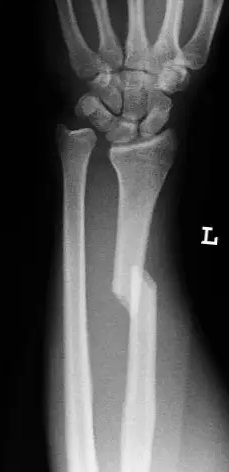
#> input picture 00_Exámenes/Examen 18.04/radiografia.jpg, 229 x 472 px
$ python examen_practico.py
#> lines starting #> are read from the running program, lines starting #| are printed output that depends on the picture; after the words box and inside, x2 and y2 are one past the last pixel; in counts of white or black regions, pixels touching at a corner belong together
#1. IMPORTAMOS LIBRERÍAS
import cv2
import numpy as np
import matplotlib.pyplot as plt


#2. CARGAMOS LA IMAGEN
img = cv2.imread('radiografia.jpg')
#> img is the input picture: shape (472, 229, 3); min 0, max 255, mean 77.5

#3. REDIMENSIONAMOS LA IMAGEN
img2 = cv2.resize(img, (250, 350))
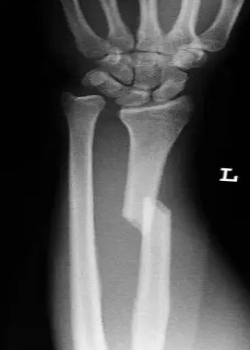
#> img2: shape (350, 250, 3); min 0, max 254, mean 77.4

#4. DIBUJAMOS UN RECTÁNGULO (SOBREESCRIBIMOS LA IMAGEN)
#EMPIEZA(x,y), ACABA(x,y), COLOR(rgb), GROSOR(2)
cv2.rectangle(img2, (100, 180), (180, 250), (0, 255, 0), 2)
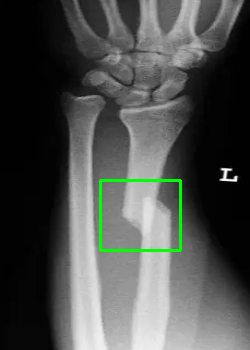
#> img2: shape (350, 250, 3); 1.02% of pixels changed, all inside (x1, y1, x2, y2) = (99, 179, 182, 252)
cv2.imshow('IMAGEN 1 (LOCALIZACIÓN DE LESIÓN)', img2)

#GUARDAMOS LA IMAGEN PROCESADA
cv2.imwrite('estudio1.jpg', img2)

#ANÁLISIS DE SILUETA (ESCALA DE GRISES)
escala_de_grises = cv2.cvtColor(img, cv2.COLOR_BGR2GRAY)
img_final = cv2.Canny(escala_de_grises, 50, 100)
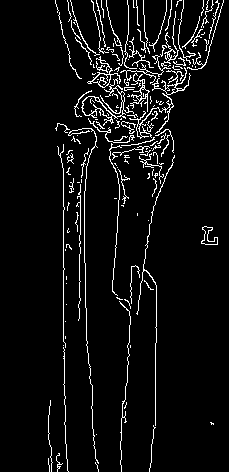
#> img_final: shape (472, 229); 5.8% white in thin lines or dots, all inside (x1, y1, x2, y2) = (48, 0, 224, 472)
cv2.imshow('IMAGEN 2 (ESCALA DE GRISES)', img_final)

#GUARDAMOS LA IMAGEN PROCESADA
cv2.imwrite('estudio2.jpg', img_final)
